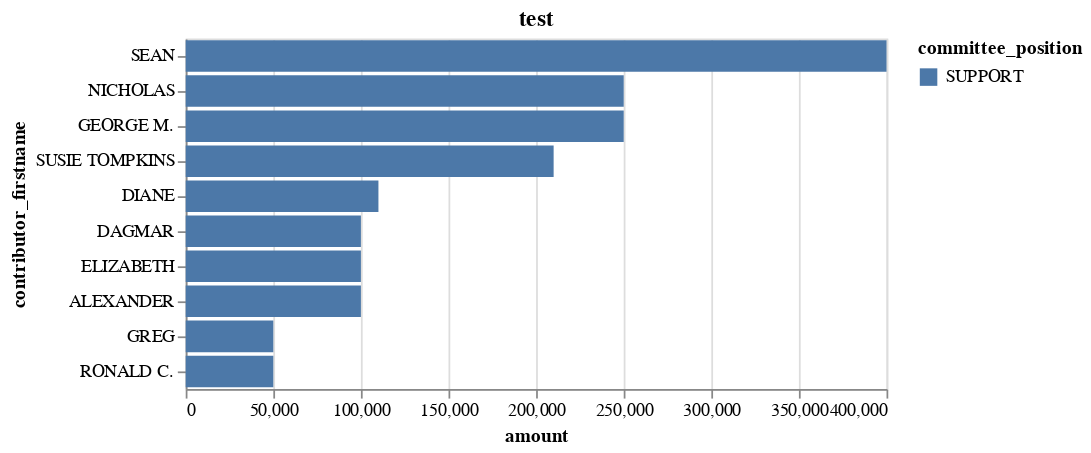

Notebook code cell kept with this figure:
### Markdown cell above
### Top Ten Contributors on Prop

### Code cell
topten=merged.groupby(["contributor_state", "contributor_firstname","contributor_lastname", "committee_position"]).amount.sum().reset_index().sort_values("amount", ascending=False).head(10)
alt.Chart(topten).mark_bar().encode(y=alt.Y("contributor_firstname", sort="-x"), x="amount", color="committee_position").properties(title="test")

### Figure 1 — Vega-Lite specification as saved in the notebook (floating-point values rounded to 4 significant figures)
{"config": {"view": {"continuousWidth": 400, "continuousHeight": 300}}, "data": {"name": "data-4b0b15602589fb4fec7cc466ccdc44b3"}, "mark": "bar", "encoding": {"color": {"type": "nominal", "field": "committee_position"}, "x": {"type": "quantitative", "field": "amount"}, "y": {"type": "nominal", "field": "contributor_firstname", "sort": "-x"}}, "title": "test", "$schema": "https://vega.github.io/schema/vega-lite/v4.8.1.json", "datasets": {"data-4b0b15602589fb4fec7cc466ccdc44b3": [{"contributor_state": "CA", "contributor_firstname": "SEAN", "contributor_lastname": "PARKER", "committee_position": "SUPPORT", "amount": 400000.0}, {"contributor_state": "CA", "contributor_firstname": "NICHOLAS", "contributor_lastname": "PRITZKER", "committee_position": "SUPPORT", "amount": 250000.0}, {"contributor_state": "CA", "contributor_firstname": "GEORGE M.", "contributor_lastname": "MARCUS", "committee_position": "SUPPORT", "amount": 250000.0}, {"contributor_state": "CA", "contributor_firstname": "SUSIE TOMPKINS", "contributor_lastname": "BUELL", "committee_position": "SUPPORT", "amount": 210000.0}, {"contributor_state": "CA", "contributor_firstname": "DIANE", "contributor_lastname": "WILSEY", "committee_position": "SUPPORT", "amount": 110000.0}, {"contributor_state": "CA", "contributor_firstname": "DAGMAR", "contributor_lastname": "DOLBY", "committee_position": "SUPPORT", "amount": 100000.0}, {"contributor_state": "CA", "contributor_firstname": "ELIZABETH", "contributor_lastname": "SIMONS", "committee_position": "SUPPORT", "amount": 100000.0}, {"contributor_state": "NY", "contributor_firstname": "ALEXANDER", "contributor_lastname": "SOROS", "committee_position": "SUPPORT", "amount": 100000.0}, {"contributor_state": "CA", "contributor_firstname": "GREG", "contributor_lastname": "WENDT", "committee_position": "SUPPORT", "amount": 50000.0}, {"contributor_state": "CA", "contributor_firstname": "RONALD C.", "contributor_lastname": "CONWAY", "committee_position": "SUPPORT", "amount": 50000.0}]}}
